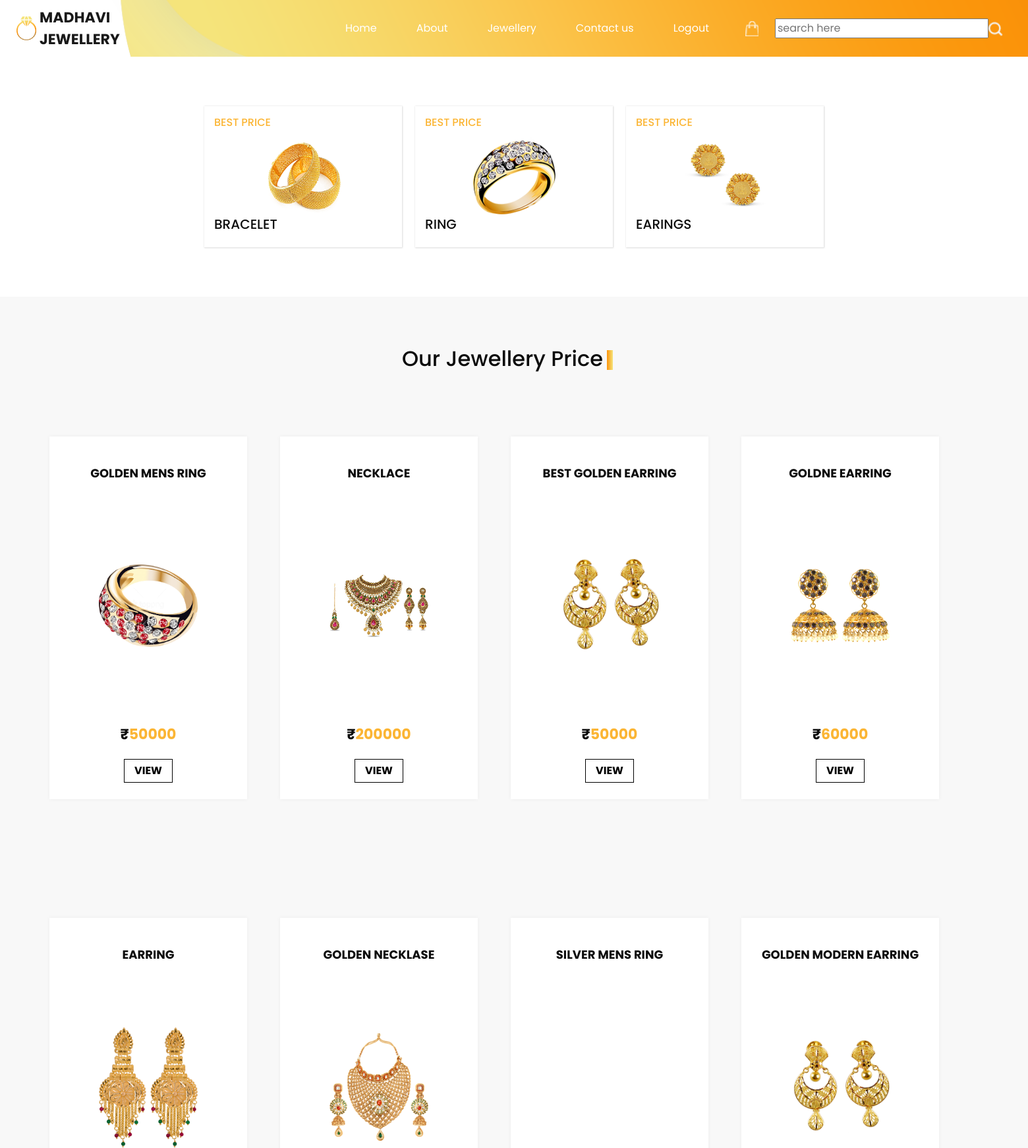
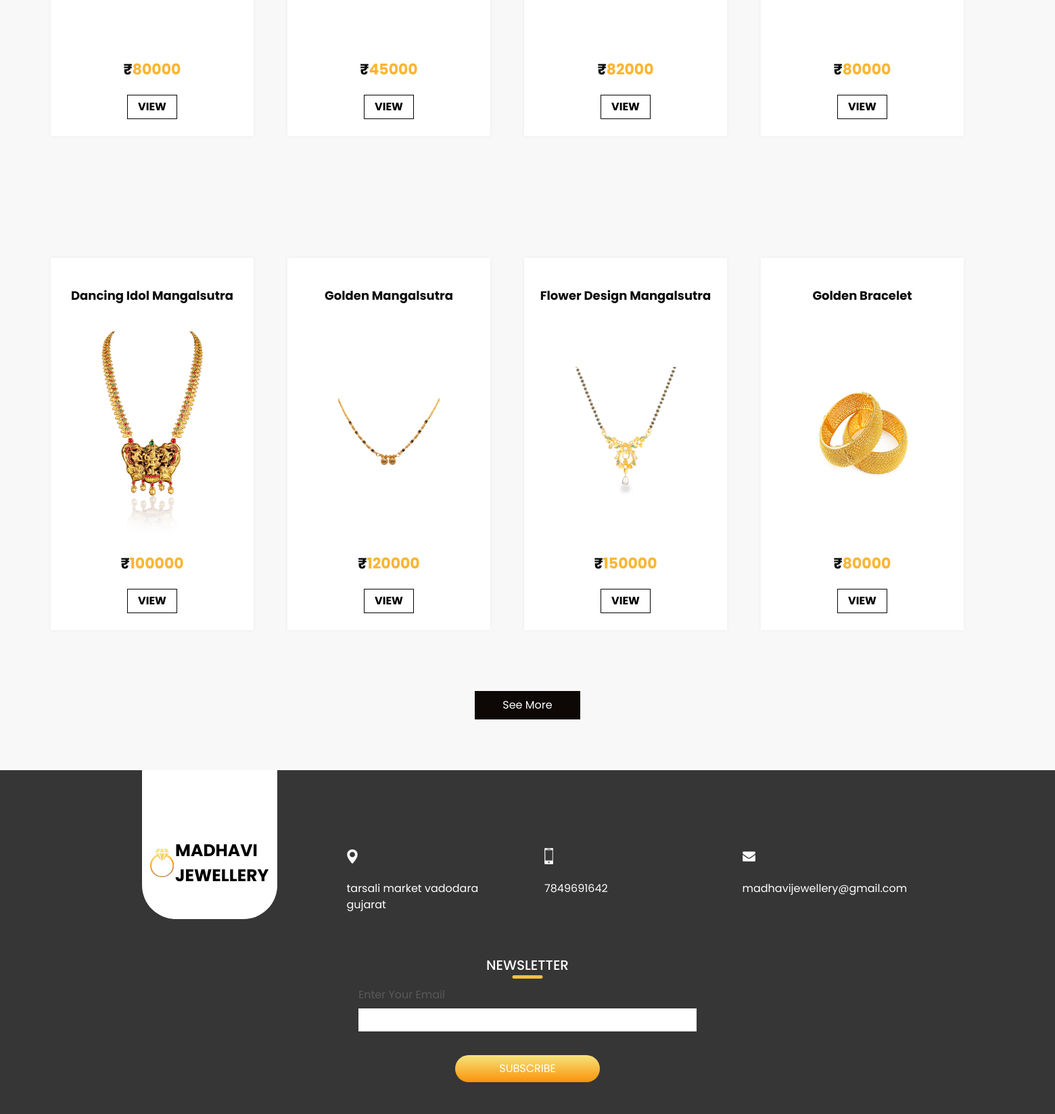
/jewellery/ (signed in, upper part), run on the app's committed database (2 pictures, top to bottom).
### app1/models.py (models this page shows)
class Pro(models.Model):
    name=models.CharField(max_length=50)
    des=models.TextField()
    price=models.IntegerField()
    img=models.ImageField(upload_to='pro')
    review=models.TextField()

### app1/views.py (the view)
# urls.py: path('jewellery/',jewellery,name='jewellery'),
def jewellery(request):
    if 'xyz' in request.session.keys():
        l=Pro.objects.all()
        return render(request,'jewellery.html',{'l':l})
    else:
        return redirect('login')

### app1/templates/jewellery.html (shortened to what this page needs)
{% load static %}
<!DOCTYPE html>
<html>
<head>
  <link rel="stylesheet" type="text/css" href="https://cdnjs.cloudflare.com/ajax/libs/OwlCarousel2/2.1.3/assets/owl.carousel.min.css" />
  <link rel="stylesheet" type="text/css" href="{% static 'css/bootstrap.css' %}" />
  <link href="{% static 'css/style.css' %}" rel="stylesheet" />
  <link href="{% static 'css/responsive.css' %}" rel="stylesheet" />
</head>
<body class="sub_page">
  <div class="hero_area">
    <header class="header_section">
      <div class="container-fluid">
        <nav class="navbar navbar-expand-lg custom_nav-container ">
          <a class="navbar-brand" href="{% url 'index' %}">
            <img src="{% static 'images/crt.png' %}" alt="">
            <span>
              Madhavi<br>
              Jewellery
            </span>
          </a>
          <div class="collapse navbar-collapse" id="navbarSupportedContent">
            <div class="d-flex ml-auto flex-column flex-lg-row align-items-center">
              <ul class="navbar-nav  ">
                <li class="nav-item active">
                  <a class="nav-link" href="{% url 'index' %}">Home <span class="sr-only">(current)</span></a>
                </li>
                <li class="nav-item">
                  <a class="nav-link" href="{% url 'about' %}"> About</a>
                </li>
                <li class="nav-item">
                  <a class="nav-link" href="{% url 'jewellery' %}">Jewellery </a>
                </li>
                <li class="nav-item">
                  <a class="nav-link" href="{% url 'contact' %}">Contact us</a>
                </li>
                <li class="nav-item">
                  <a class="nav-link" href="{% url 'logout' %}">Logout</a>
                </li>
              </ul>
            </div>
            <div class="quote_btn-container ">
              <a href="">
                <img src="{% static 'images/cart.png' %}" alt="">
              </a>
              <form class="form-inline" method="GET" action="{% url 'search' %}">
                <input type="text" name="search" placeholder="search here">
                <button class="btn  my-2 my-sm-0 nav_search-btn" type="submit"></button>
              </form>
            </div>
          </div>
        </nav>
      </div>
    </header>
  </div>
  <div class="item_section layout_padding2">
    <div class="container">
      <div class="item_container">
        <div class="box">
          <div class="price">
            <h6>
              Best PRICE
            </h6>
          </div>
          <div class="img-box">
            <img src="{% static 'images/i-1.png' %}" alt="">
          </div>
          <div class="name">
            <h5>
              Bracelet
            </h5>
          </div>
        </div>
        <div class="box">
          <div class="price">
            <h6>
              Best PRICE
            </h6>
          </div>
          <div class="img-box">
            <img src="{% static 'images/i-2.png' %}" alt="">
          </div>
          <div class="name">
            <h5>
              Ring
            </h5>
          </div>
        </div>
        <div class="box">
          <div class="price">
            <h6>
              Best PRICE
            </h6>
          </div>
          <div class="img-box">
            <img src="{% static 'images/i-3.png' %}" alt="">
          </div>
          <div class="name">
            <h5>
              Earings
            </h5>
          </div>
        </div>
      </div>
    </div>
  </div>
  <section class="price_section layout_padding">
    <div class="container">
      <div class="heading_container " style="position: relative; left: 400px;">
        <h2>
          Our Jewellery Price
        </h2>
      </div>
      </div>
      <div class="container1" style="display:flex; flex-direction:row; flex-flow: wrap; position: relative; left: 50px;">
{% for i in l %}
      <div class="price_container" style=" margin: 15px; text-align: center;">
        <div class="box" style=" width:50%; ">
          <div class="name">
            <h6>
             {{ i.name }}
            </h6>
          </div>
          <div class="img-box">
            <img src="{{ i.img.url }}" style="width:150px"
            alt="">
          </div>
          <div class="detail-box">
            <h5>
              ₹<span>{{ i.price }}</span>
            </h5>
            <a href="{% url 'proview' i.id %}">
              VIEW
            </a>
          </div>
        </div>
      </div>
{% endfor %}
</div>
      <div class="d-flex justify-content-center">
        <a href="" class="price_btn">
          See More
        </a>
      </div>
  </section>
  <section class="info_section ">
    <div class="container">
      <div class="info_container">
        <div class="row">
          <div class="col-md-3">
            <div class="info_logo">
              <a href="">
                <img src="{% static 'images/crt.png' %}"style="width: 35px; margin:2px; "alt="">
                <span style="font-size: 25px;">
                  Madhavi &nbsp;
                  Jewellery
                </span>
              </a>
            </div>
          </div>
          <div class="col-md-3">
            <div class="info_contact">
              <a href="">
                <img src="{% static 'images/location.png' %}" alt=""><br><br>
                <span>
                  tarsali market vadodara gujarat
                </span>
              </a>
            </div>
          </div>
          <div class="col-md-3">
            <div class="info_contact">
              <a href="">
                <img src="{% static 'images/phone.png' %}" alt=""><br><br>
                <span>
                  7849691642
                </span>
              </a>
            </div>
          </div>
          <div class="col-md-3">
            <div class="info_contact">
              <a href="">
                <img src="{% static 'images/mail.png' %}" alt=""><br><br>
                <span>
                  madhavijewellery@gmail.com
                </span>
              </a>
            </div>
          </div>
        </div>
        <div class="info_form">
          <div class="d-flex justify-content-center">
            <h5 class="info_heading">
              Newsletter
            </h5>
          </div>
          <form action="">
            <div class="email_box">
              <label for="email2">Enter Your Email</label>
              <input type="text" id="email2">
            </div>
            <div>
              <button>
                subscribe
              </button>
            </div>
          </form>
        </div>
        <div class="info_social">
          <div class="d-flex justify-content-center">
          </div>
        </div>
      </div>
    </div>
  </section>
</body>
</html>

### app1/static/css/responsive.css (style rules this page uses)
@media (min-width: 1200px) { .container { max-width: 1170px; } }

### data on the page
Pro: name "GOLDEN MENS RING", img (picture), price "50000"
Pro: name "NECKLACE", img (picture), price "200000"
Pro: name "BEST GOLDEN EARRING", img (picture), price "50000"
Pro: name "GOLDNE EARRING", img (picture), price "60000"
Pro: name "EARRING", img (picture), price "80000"
Pro: name "GOLDEN NECKLASE", img (picture), price "45000"
Pro: name "SILVER MENS RING", price "82000"
Pro: name "GOLDEN MODERN EARRING", img (picture), price "80000"
Pro: name "Dancing Idol Mangalsutra", img (picture), price "100000"
Pro: name "Golden Mangalsutra", img (picture), price "120000"
Pro: name "Flower Design Mangalsutra", img (picture), price "150000"
Pro: name "Golden Bracelet", img (picture), price "80000"
